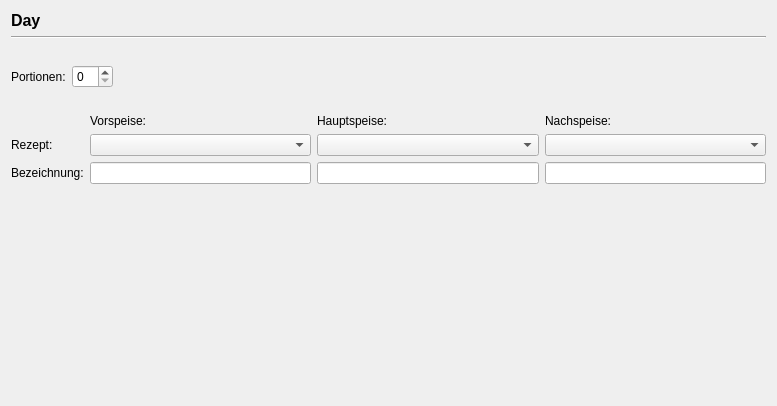
<?xml version="1.0" encoding="UTF-8"?>
<ui version="4.0">
 <class>Form</class>
 <widget class="QWidget" name="Form">
  <property name="geometry">
   <rect>
    <x>0</x>
    <y>0</y>
    <width>777</width>
    <height>406</height>
   </rect>
  </property>
  <property name="windowTitle">
   <string>Form</string>
  </property>
  <layout class="QVBoxLayout" name="verticalLayout">
   <item>
    <layout class="QHBoxLayout" name="horizontalLayout">
     <item>
      <widget class="QLabel" name="lblWeekDay">
       <property name="font">
        <font>
         <pointsize>12</pointsize>
         <weight>75</weight>
         <bold>true</bold>
        </font>
       </property>
       <property name="text">
        <string>Day</string>
       </property>
       <property name="scaledContents">
        <bool>false</bool>
       </property>
       <property name="margin">
        <number>20</number>
       </property>
      </widget>
     </item>
    </layout>
   </item>
   <item>
    <widget class="Line" name="line">
     <property name="orientation">
      <enum>Qt::Horizontal</enum>
     </property>
    </widget>
   </item>
   <item>
    <spacer name="verticalSpacer_3">
     <property name="orientation">
      <enum>Qt::Vertical</enum>
     </property>
     <property name="sizeType">
      <enum>QSizePolicy::Fixed</enum>
     </property>
     <property name="sizeHint" stdset="0">
      <size>
       <width>20</width>
       <height>20</height>
      </size>
     </property>
    </spacer>
   </item>
   <item>
    <layout class="QHBoxLayout" name="horizontalLayout_100">
     <item>
      <widget class="QLabel" name="label_101">
       <property name="text">
        <string>Portionen:</string>
       </property>
      </widget>
     </item>
     <item>
      <widget class="QSpinBox" name="sbServings"/>
     </item>
     <item>
      <spacer name="horizontalSpacer_100">
       <property name="orientation">
        <enum>Qt::Horizontal</enum>
       </property>
       <property name="sizeHint" stdset="0">
        <size>
         <width>40</width>
         <height>20</height>
        </size>
       </property>
      </spacer>
     </item>
    </layout>
   </item>
   <item>
    <spacer name="verticalSpacer_2">
     <property name="orientation">
      <enum>Qt::Vertical</enum>
     </property>
     <property name="sizeType">
      <enum>QSizePolicy::Fixed</enum>
     </property>
     <property name="sizeHint" stdset="0">
      <size>
       <width>20</width>
       <height>20</height>
      </size>
     </property>
    </spacer>
   </item>
   <item>
    <layout class="QGridLayout" name="gridLayout_4" columnstretch="0,0,0,0,0">
     <item row="1" column="4">
      <widget class="QComboBox" name="cbRecipeDessert"/>
     </item>
     <item row="2" column="1">
      <widget class="QLineEdit" name="leNameStarter"/>
     </item>
     <item row="1" column="0">
      <widget class="QLabel" name="label_102">
       <property name="text">
        <string>Rezept:</string>
       </property>
      </widget>
     </item>
     <item row="2" column="3">
      <widget class="QLineEdit" name="leNameMain"/>
     </item>
     <item row="2" column="0">
      <widget class="QLabel" name="label_103">
       <property name="text">
        <string>Bezeichnung:</string>
       </property>
      </widget>
     </item>
     <item row="0" column="1">
      <widget class="QLabel" name="label_104">
       <property name="text">
        <string>Vorspeise:</string>
       </property>
      </widget>
     </item>
     <item row="1" column="1">
      <widget class="QComboBox" name="cbRecipeStarter"/>
     </item>
     <item row="1" column="3">
      <widget class="QComboBox" name="cbRecipeMain"/>
     </item>
     <item row="0" column="4">
      <widget class="QLabel" name="label_105">
       <property name="text">
        <string>Nachspeise:</string>
       </property>
      </widget>
     </item>
     <item row="0" column="3">
      <widget class="QLabel" name="label_106">
       <property name="text">
        <string>Hauptspeise:</string>
       </property>
      </widget>
     </item>
     <item row="2" column="4">
      <widget class="QLineEdit" name="leNameDessert"/>
     </item>
    </layout>
   </item>
   <item>
    <spacer name="verticalSpacer">
     <property name="orientation">
      <enum>Qt::Vertical</enum>
     </property>
     <property name="sizeHint" stdset="0">
      <size>
       <width>20</width>
       <height>40</height>
      </size>
     </property>
    </spacer>
   </item>
  </layout>
 </widget>
 <resources/>
 <connections/>
</ui>
